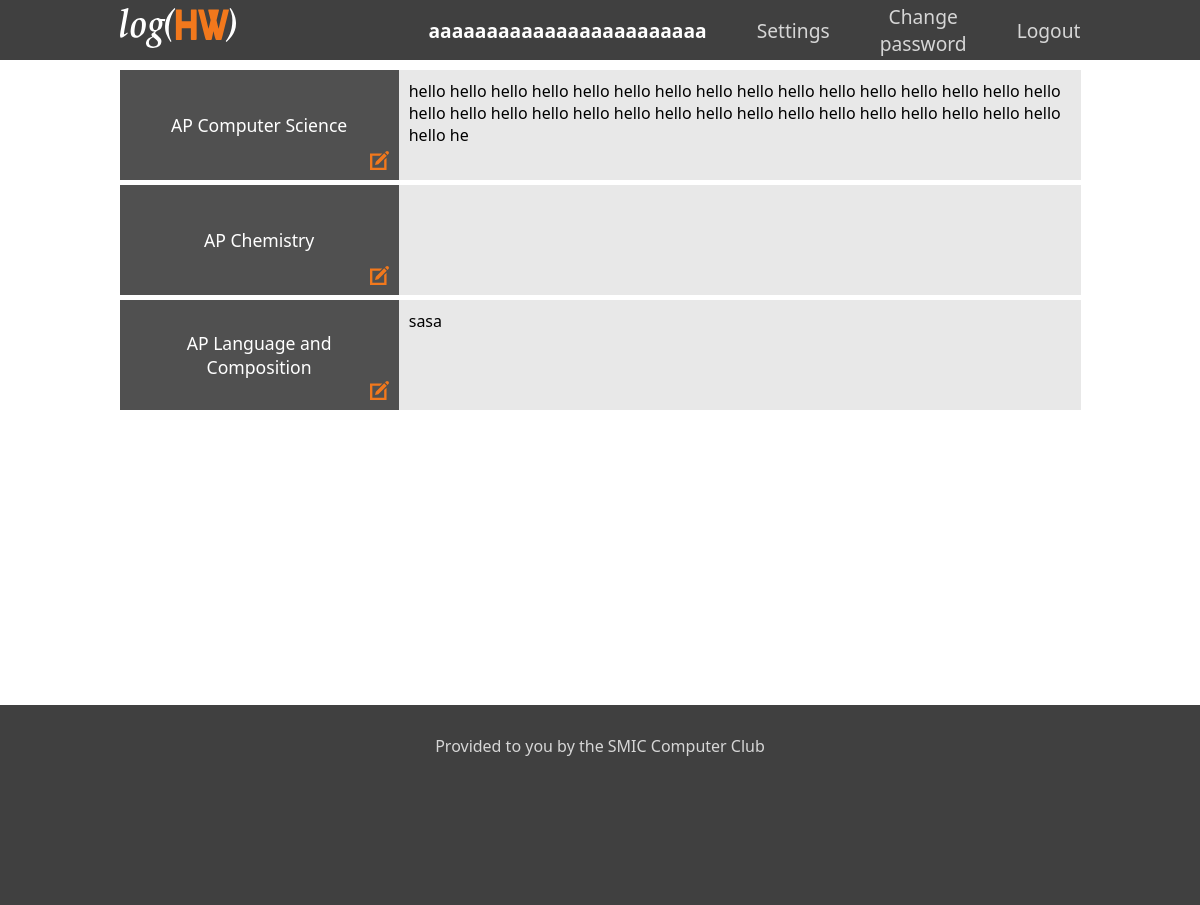
/ (signed in), run on an earlier commit of the app's database.
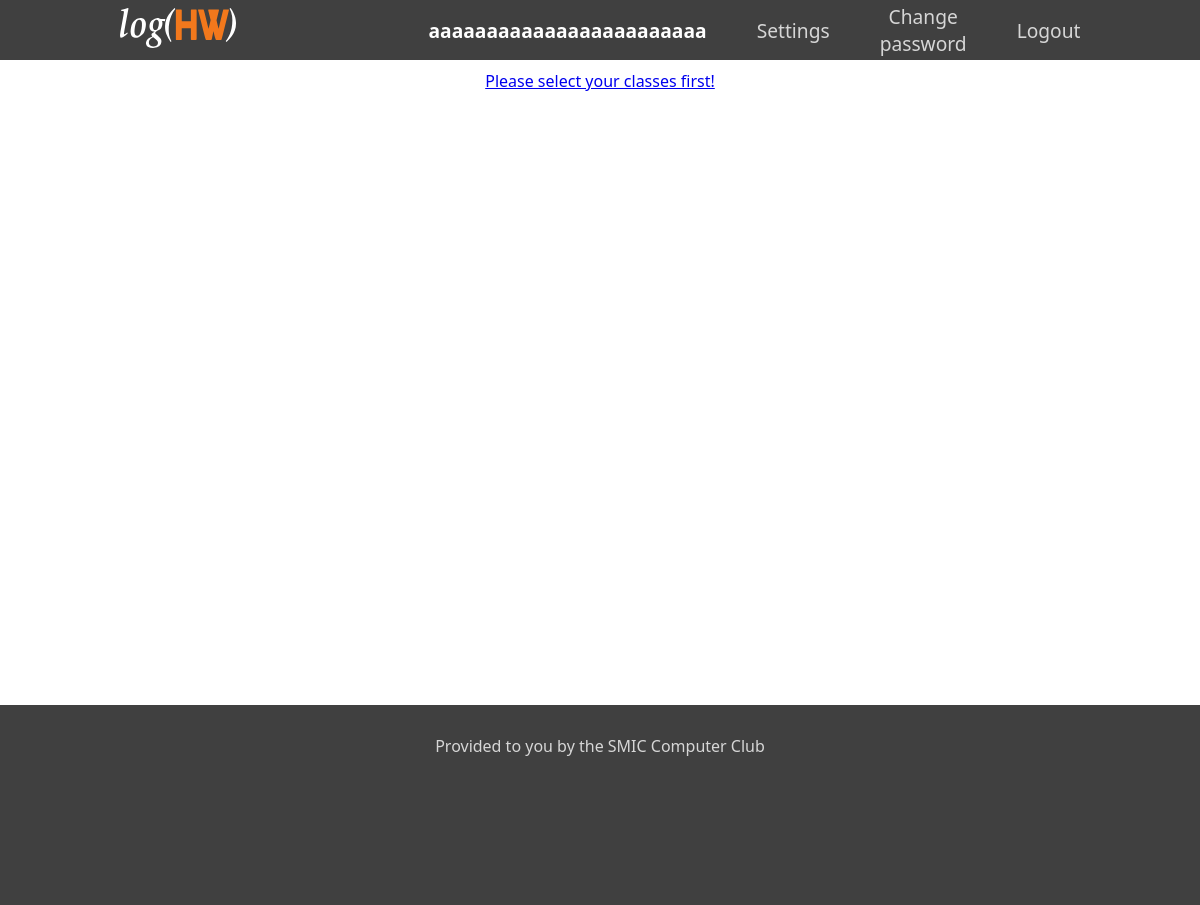
And on a later commit of the database.
### log/models.py (models this page shows, shortened)
class Course(models.Model):
    def get_latest_hw(self):
        latest_hw = self.homework_set.latest('pub_date')
        return latest_hw
    course_name = models.CharField(max_length=50)
    students = models.ManyToManyField(User, related_name='courses_joined', blank=True) #creates relationship between the user and course

class Homework(models.Model):
    course = models.ForeignKey(Course, on_delete=models.CASCADE,null=True, blank=True)
    hw_text = models.CharField(max_length=200)
    pub_date = models.DateTimeField('date published')
    def __str__(self):
        return self.hw_text

### log/views.py (the view)
# urls.py: 2. Add a URL to urlpatterns:  url(r'^$', views.home, name='home')
def home(request): #index page
    return render(request,'index.html')

### log/templates/index.html (shortened to what this page needs)
{% extends 'base.html' %}
{% block content %}
  <div class="index-main">
    {% if user.is_authenticated %}
      {% if user.courses_joined.count > 0 %}
        <div class="log-container">
          {% for course in user.courses_joined.all %}
            {% if course.course_name == "None" %}
            {% else %}
              <div class="log-container-row">
                <div class="course-name-box"> {{course.course_name}}
                  <a href="{% url 'log:detail' course.id %}">
                    {% load static %}<img src="{% static 'log/images/edit-icon.svg' %}" class="edit-icon"/></a>
                </div>
                <div class="hw-box">{{course.get_latest_hw}}</div>
              </div>
            {% endif %}
          {% endfor %}
        </div>
      {% else %}
        <a href = "{% url 'configure' %}">Please select your classes first!</a>
      {% endif %}
    {% endif %}
  </div>
{% endblock content %}

### log/templates/base.html (shortened to what this page needs)
<!DOCTYPE html>
<html lang="en">
<head>
  {% load static %}
  <link rel="stylesheet" href="{% static 'log/style.css' %}" />
</head>
<body>
  <div class='wrapper'>
    <header>
      <div class='menu-container'>
        <a href="{% url 'home' %}">{% load static %}<img src= "{% static 'log/images/logo.svg' %}" class='header-logo'/></a>
        <ul class='menu'>
          {% if user.is_authenticated %}
            <li class='hi-message'><strong>{{ user.username }}</strong></li>
            <li class='menu-text'><a href ="{% url 'configure' %}"> Settings </a></li>
            <li class='menu-text'><a href ="{% url 'change_password' %}"> Change password </a></li>
            <li class='menu-text'><a href="{% url 'logout' %}">Logout</a></li>
          {% else %}
            <li class='menu-text'><a href="{% url 'signup' %}"> Sign up </a></li>
            <li class='menu-text'><a href="{% url 'login' %}">Login</a></li>
          {% endif %}
        </ul>
      </div>
    </header>
    <main>
      {% block content %}
      {% endblock %}
    </main>
    <div class="push"></div>
  </div>
  <footer>
    <div class="footer-container">
      <p> Provided to you by the SMIC Computer Club </p>
    </div>
  </footer>
</body>
</html>

### log/static/log/style.css (style rules this page uses)
* { margin: 0; padding: 0; box-sizing: border-box; }
body { font-family: "Segoe UI", "Arial", sans-serif; }
html,body { height: 100%; }
main { margin-top: 10px; }
header { display: flex; justify-content: center; align-items: center; width: 100%; height: 100px; padding: 10px; background: #404040; }
footer { width: 100%; height: 200px; padding: 10px; background: #404040; margin-top: 10px; }
.push { height: 105px; }
.wrapper { min-height: 100%; margin: 0 auto -105px; }
.footer-container { display: flex; padding: 20px; justify-content: center; color: #d6d6d6; }
.menu-container { display: flex; flex-direction: column; width: 100%; justify-content: space-between; align-items: center; }
.menu { width: 100%; display: flex; justify-content: space-around; align-items: center; }
.header-logo { height: 40px; }
.menu> .menu-text { display: inline; text-align: center; }
.menu> li > a:link, .menu> li > a:visited { color: #d6d6d6; text-decoration: none; }
.menu-text { font-size: 0.93em; }
.hi-message { display: none; }
.index-main { display: flex; flex-direction: column; flex-wrap: wrap; justify-content: flex-start; align-items: center; }
@media only screen and (min-width: 961px) { .menu-container { width: 961px; } }
@media only screen and (min-width: 961px) { .hi-message,.menu-text { font-size: 1.2em; } }
@media only screen and (min-width: 961px) { .hi-message { display: inline; color: #FFFFFF; } }
@media only screen and (min-width: 961px) { .menu-container { flex-direction: row; } }
@media only screen and (min-width: 961px) { header { height: 60px; } }
@media only screen and (min-width: 961px) { .menu { width: 550px; justify-content: flex-end; } }
@media only screen and (min-width: 961px) { .menu>li { margin-right: 50px; } }
@media only screen and (min-width: 961px) { .menu>li:last-of-type { margin-right: 0px; } }

What changed in the data, as far as the page shows it:
removed Course: course_name "AP Computer Science", get_latest_hw "hello hello hello hello hello hello hello hello hello hello hello hello hello hello hello hello hello hello hello hello hello hello hello hello hello hello hello hello hello hello hello hello hello he"
removed Course: course_name "AP Chemistry"
removed Course: course_name "AP Language and Composition", get_latest_hw "sasa"
Also different on the page:
text now shown: "Please select your classes first!"
